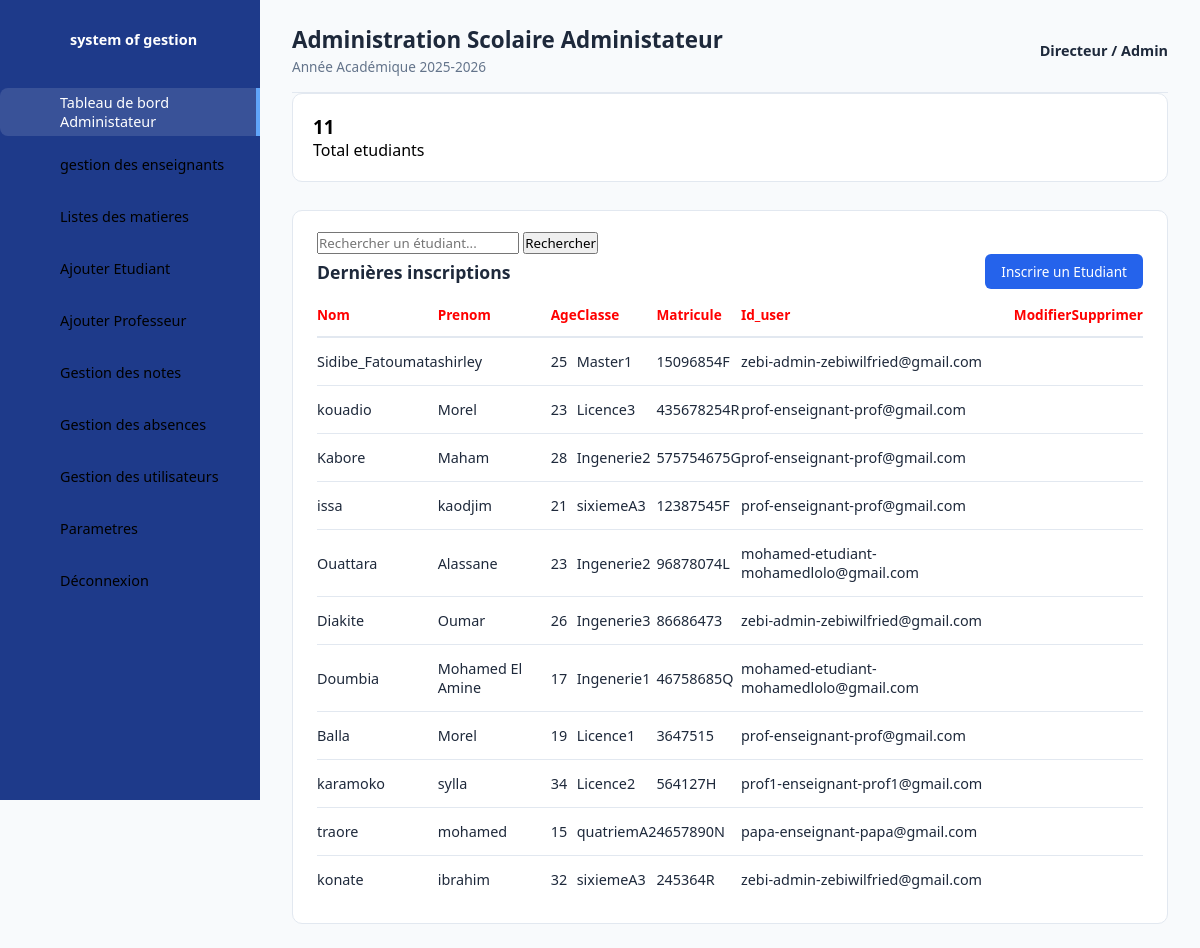
The page /dashboardadmin/ on the database as committed earlier.
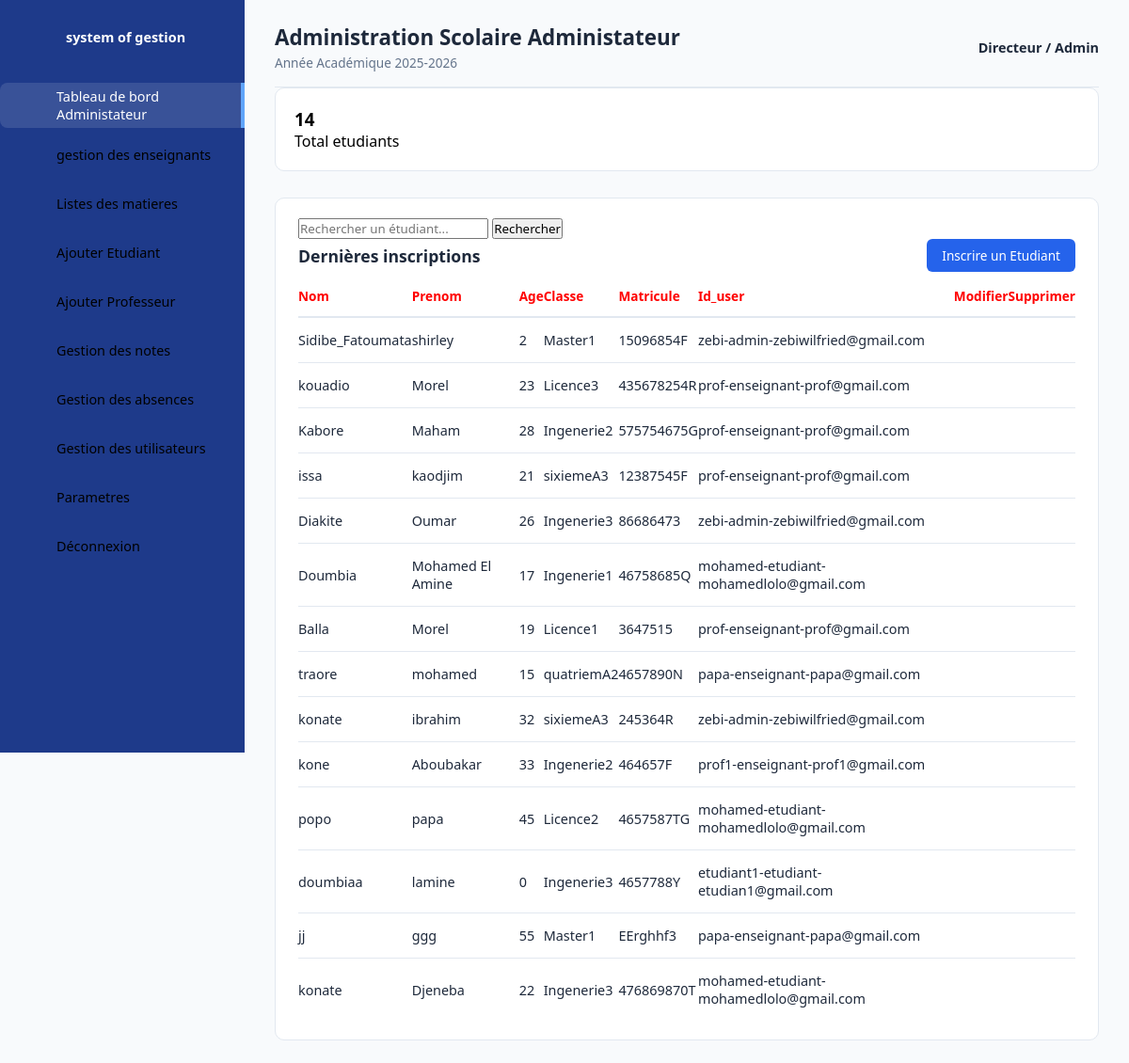
The same page on the database as committed later.
### new_project/models.py (models this page shows, shortened)
class Etudiant (models.Model):
    nom=models.CharField(max_length=100)
    prenom =models.CharField(max_length=100)
    age=models.IntegerField(default=0)
    classe = models.ForeignKey(Classes, on_delete=models.SET_NULL,null=True)
    matricule =models.CharField(max_length=50, unique=True)
    id_user = models.ForeignKey(Utilisateur,on_delete=models.CASCADE, related_name="etudiants", null=True, blank=True
)
    class Meta:
        verbose_name = "Etudiant"
        verbose_name_plural = "Etudiants"

class Classes (models.Model):
    nom=models.CharField(max_length=50)
    class Meta:
        verbose_name = "Classe"
        verbose_name_plural = "Classes"
    def __str__(self):
        return self.nom

### pages/models.py (models this page shows)
class Utilisateur(AbstractUser):
    ChoiceRole = (
        ('admin','administrateur'),
        ('enseignant','enseignant' ),
        ('etudiant','etudiant')
    )
    role = models.CharField(
        max_length= 25,
        choices=ChoiceRole,
        default='etudiant'
    )
    email = models.EmailField(unique=True)
    REQUIRED_FIELDS = ['email', 'first_name', 'last_name', 'role']
    def __str__(self):
        return f"{self.username}-{self.role}-{self.email} "

### pages/views.py (the view)
# urls.py: path("dashboardadmin/", dashboardadmin,name="dashboardadmin"),
def dashboardadmin(request):
    etudiants = Etudiant.objects.all()
    nombre_total_admin = Etudiant.objects.count()
    recherche = request.GET.get('recherche')
    if recherche:
        etudiants = etudiants.filter(nom__icontains=recherche)
    context = {
        'etudiants':etudiants,
        'nombre_total_admin':nombre_total_admin
    }
    return render(request,'pages/dashboardadmin.html', context)

### templates/pages/dashboardadmin.html (shortened to what the changed rows need)
{% load static %}
<!DOCTYPE html>
<html lang="fr">
<head>
    <link rel="stylesheet" href="{% static 'css/dashboardadmin.css' %}?v=2.0">
</head>
<body>
    <div class="container">
       <main class="main-content">
            <header class="topbar">
                <div>
                    <h2>Administration Scolaire Administateur</h2>
                </div>
            </header>
                <div class="cards">
                    <div class="card">
                        <div>
                            <h3>{{ nombre_total_admin }}</h3>
                            <p>Total etudiants</p>
                        </div>
                    </div>
                </div>
            <section class="details">
                <div class="recent-orders">
                    <table>
                        <thead>
                            <tr>
                                <td class="lock">Nom</td>
                                <td class="lock">Prenom </td>
                                <td class="lock">Age</td>
                                <td class="lock">Classe</td>
                                <td class="lock">Matricule </td>
                                <td class="lock">Id_user </td>
                                <td class="lock">Modifier </td>
                                <td class="lock">Supprimer </td>
                            </tr>
                        </thead>
                        <tbody>
              {% for etudiant in etudiants %}
            <tr>
                <td>{{ etudiant.nom }}</td>
                <td>{{ etudiant.prenom }}</td>
                <td>{{ etudiant.age }}</td>
                <td>{{ etudiant.classe }}</td>
                <td>{{ etudiant.matricule }}</td>
                <td>{{ etudiant.id_user }}</td>
                <td>
                </td>
                <td>
                </td>
            </tr>
            {% empty %}
            <tr>
                <td colspan="8">Aucun étudiant trouvé.</td>
            </tr>
            {% endfor %}
                                    </tbody>
                    </table>
                </div>
            </section>
        </main>
    </div>
</body>
</html>

Rows that differ between the two databases and show on the page:
removed Etudiant: nom "Ouattara", prenom "Alassane", age "23", classe "Ingenerie2", matricule "96878074L", id_user "mohamed-etudiant-mohamedlolo@gmail.com"
removed Etudiant: nom "karamoko", prenom "sylla", age "34", classe "Licence2", matricule "564127H", id_user "prof1-enseignant-prof1@gmail.com"
changed Etudiant "Sidibe_Fatoumata": age "25" → "2"
added Etudiant: nom "kone", prenom "Aboubakar", age "33", classe "Ingenerie2", matricule "464657F", id_user "prof1-enseignant-prof1@gmail.com"
added Etudiant: nom "popo", prenom "papa", age "45", classe "Licence2", matricule "4657587TG", id_user "mohamed-etudiant-mohamedlolo@gmail.com"
added Etudiant: nom "doumbiaa", prenom "lamine", age "0", classe "Ingenerie3", matricule "4657788Y", id_user "etudiant1-etudiant-etudian1@gmail.com"
added Etudiant: nom "jj", prenom "ggg", age "55", classe "Master1", matricule "EErghhf3", id_user "papa-enseignant-papa@gmail.com"
added Etudiant: nom "konate", prenom "Djeneba", age "22", classe "Ingenerie3", matricule "476869870T", id_user "mohamed-etudiant-mohamedlolo@gmail.com"
Other text that changed with them:
{{ nombre_total_admin }}: "11" → "14"
